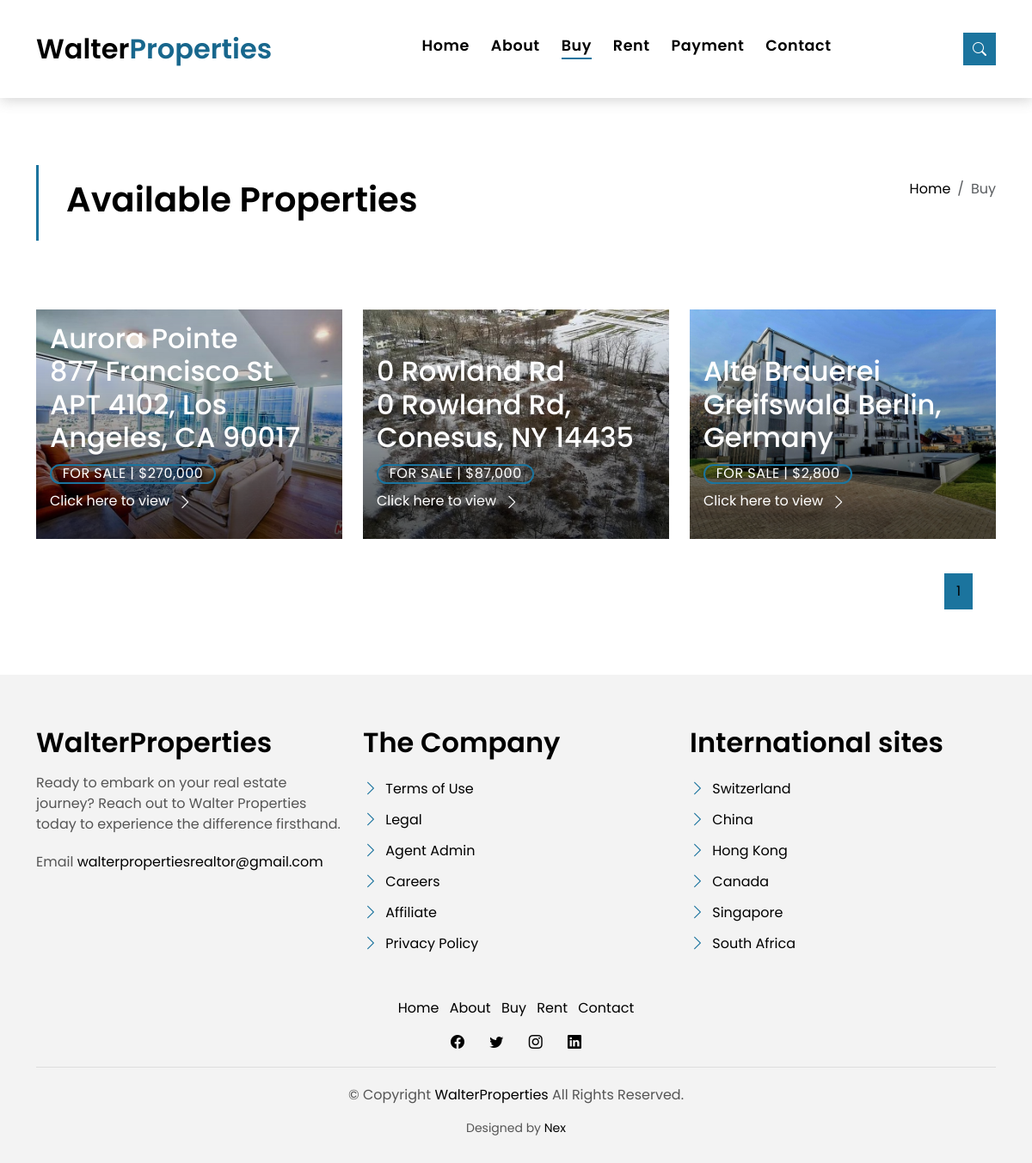
/buy, run on the app's committed database.
### models.py (models this page shows)
class Property(db.Model):
    id = db.Column(db.Integer, primary_key=True)
    name = db.Column(db.String(100), nullable=False)
    price = db.Column(db.String(10), nullable=False)
    property_description = db.Column(db.Text, nullable=False)
    address = db.Column(db.String(200), nullable=False)
    map_view = db.Column(db.String(200), nullable=False)
    upload_date = db.Column(db.String(200), nullable=False)
    property_status = db.Column(db.String(10), nullable=False)
    area = db.Column(db.Float)
    bathroom = db.Column(db.Integer)
    garage = db.Column(db.Integer)
    property_type = db.Column(db.String(50))
    agent_id = db.Column(db.Integer, db.ForeignKey('agent.id'), nullable=False)
    images = db.relationship('PropertyImage', backref='property', lazy=True, uselist=True, cascade='all, delete-orphan')

### server.py (the view)
@app.route("/buy")
def buy_property():
    properties = Property.query.filter_by(property_status="For Sale").all()
    image_list = []
    page = request.args.get('page', 1, type=int)
    per_page = 9
    start = (page - 1) * per_page
    end = start + per_page
    total_pages = (len(properties) + per_page - 1) // per_page
    property_on_page = properties[start:end]
    for property in property_on_page:
        print(f'Buy Property ID {property.id}')
        try:
            images = PropertyImage.query.filter_by(property_id=property.id).all()
        except Exception as e:
            print('Error occurred while querying image ')
        if images:
            image_list.append(images[1])
    print(f"IMAGE LISTTTTTT {image_list}")
    image_query = {}
    for element in image_list:
        property_id = element.property_id
        property_image_path = element.image_path.split("static/", 1)[1]
        print(f"PROPERTY_ID: {property_id}, PROPERTY_PATH: {property_image_path} ")
        image_query[property_id] = property_image_path
    print(f"DICTIONARYY: {image_query}")
    return render_template("property-grid.html", properties=property_on_page, images=image_query, total_pages=total_pages, page=page)

### models.py (called while the page is built)
@login_manager.request_loader
def request_loader(request):
    username = request.form.get('username')
    user = Users.query.filter_by(username=username).first()
    return user if user else None

### templates/property-grid.html (shortened to what this page needs)
{% extends "base.html" %}
{% block content %}
  <main id="main">
    <section class="intro-single">
      <div class="container">
        <div class="row">
          <div class="col-md-12 col-lg-8">
            <div class="title-single-box">
              <h1 class="title-single">Available Properties</h1>
            </div>
          </div>
          <div class="col-md-12 col-lg-4">
            <nav aria-label="breadcrumb" class="breadcrumb-box d-flex justify-content-lg-end">
              <ol class="breadcrumb">
                <li class="breadcrumb-item">
                  <a href="{{ url_for('home') }}">Home</a>
                </li>
                <li class="breadcrumb-item active" aria-curFor Sale="page">
                  Buy
                </li>
              </ol>
            </nav>
          </div>
        </div>
      </div>
    </section>
    <section class="property-grid grid">
      <div class="container">
        {% if properties %}
        <div class="row">
          <div class="col-sm-12">
          </div>
          {% for property in properties %}
          <div class="col-md-4">
            <div class="card-box-a card-shadow">
              <div class="img-box-a">
                <img src="{{ url_for('static', filename=images[property.id]) }}" alt="Property Image" class="img-a img-fluid">
              </div>
              <div class="card-overlay">
                <div class="card-overlay-a-content">
                  <div class="card-header-a">
                    <h2 class="card-title-a">
                      <a href="{{ url_for('view_property', property_id=property.id) }}">{{ property.name }}
                        <br/> {{ property.address }}</a>
                    </h2>
                  </div>
                  <div class="card-body-a">
                    <div class="price-box d-flex">
                      <span class="price-a">For Sale | ${{ property.price }}</span>
                    </div>
                    <a href="{{ url_for('view_property', property_id=property.id) }}" class="link-a">Click here to view
                      <span class="bi bi-chevron-right"></span>
                    </a>
                  </div>
                </div>
              </div>
            </div>
          </div>
          {% endfor %}
        <div class="row">
          <div class="col-sm-12">
            <nav class="pagination-a">
              <ul class="pagination justify-content-end">
              {% set active_page = page %}
              {% for page in range(1, total_pages + 1) %}
              <li class="page-item {% if active_page == page %}active{% endif %}">
                <a class="page-link" href="{{ url_for('buy_property', page=page) }}">{{ page }}</a>
              </li>
              {% endfor %}
              </ul>
            </nav>
          </div>
        </div>
      </div>
    </section>
    {% else %}
    <h1>No Properties Available</h1>
    {% endif %}
  </main>
{% endblock %}
{% set active_page = 'buy_property' %}

### templates/base.html (shortened to what this page needs)
<!DOCTYPE html>
<html lang="en">
<head>
    {% block head %}
    <link rel="stylesheet" href="https://cdnjs.cloudflare.com/ajax/libs/font-awesome/6.5.0/css/all.min.css">
    <link href="{{ url_for('static', filename='assets/vendor/animate.css/animate.min.css') }}" rel="stylesheet">
    <link href="{{ url_for('static', filename='assets/vendor/bootstrap/css/bootstrap.min.css') }}" rel="stylesheet">
    <link href="{{ url_for('static', filename='assets/vendor/bootstrap-icons/bootstrap-icons.css') }}" rel="stylesheet">
    <link href="{{ url_for('static', filename='assets/vendor/swiper/swiper-bundle.min.css') }}" rel="stylesheet">
    <link href="{{ url_for('static', filename='assets/css/style.css') }}" rel="stylesheet">
    <nav class="navbar navbar-default navbar-trans navbar-expand-lg fixed-top">
        <div class="container">
            <a class="navbar-brand text-brand" href="{{ url_for('home') }}">Walter<span
                    class="color-b">Properties</span></a>
            <div class="navbar-collapse collapse justify-content-center" id="navbarDefault">
                <ul class="navbar-nav">
                    <li class="nav-item">
                        <a class="nav-link {% if active_page == 'home' %}active{% endif %}" href="{{ url_for('home') }}">Home</a>
                    </li>
                    <li class="nav-item">
                        <a class="nav-link {% if active_page == 'about' %}active{% endif %}" href="{{ url_for('about') }}">About</a>
                    </li>
                    <li class="nav-item">
                        <a class="nav-link {% if active_page == 'buy_property' %}active{% endif %}" href="{{ url_for('buy_property') }}">Buy</a>
                    </li>
                    <li class="nav-item">
                        <a class="nav-link {% if active_page == 'rent_property' %}active{% endif %}" href="{{ url_for('rent_property') }}">Rent</a>
                    </li>
                    <li class="nav-item">
                        <a class="nav-link {% if active_page == 'make_payment' %}active{% endif %}" href="{{ url_for('make_payment', property_id=0) }}">Payment</a>
                    </li>
                    <li class="nav-item">
                        <a class="nav-link {% if active_page == 'contact' %}active{% endif %} " href="{{ url_for('contact') }}">Contact</a>
                    </li>
                </ul>
            </div>
            <button type="button" class="btn btn-b-n navbar-toggle-box navbar-toggle-box-collapse"
                data-bs-toggle="collapse" data-bs-target="#navbarTogglerDemo01">
                <i class="bi bi-search"></i>
            </button>
        </div>
    </nav>
    {% endblock %}
</head>
<body>
    {% block content %}{% endblock %}
    {% block footer %}
    <div id="footer">
        <section class="section-footer">
            <div class="container">
                <div class="row">
                    <div class="col-sm-12 col-md-4">
                        <div class="widget-a">
                            <div class="w-header-a">
                                <h3 class="w-title-a text-brand">WalterProperties</h3>
                            </div>
                            <div class="w-body-a">
                                <p class="w-text-a color-text-a">
                                    Ready to embark on your real estate journey? Reach out to Walter Properties today to experience the difference firsthand.
                                </p>
                            </div>
                            <div class="w-footer-a">
                                <ul class="list-unstyled">
                                    <li class="color-a">
                                        <span class="color-text-a">Email</span> walterpropertiesrealtor@gmail.com
                                    </li>
                                </ul>
                            </div>
                        </div>
                    </div>
                    <div class="col-sm-12 col-md-4 section-md-t3">
                        <div class="widget-a">
                            <div class="w-header-a">
                                <h3 class="w-title-a text-brand">The Company</h3>
                            </div>
                            <div class="w-body-a">
                                <div class="w-body-a">
                                    <ul class="list-unstyled">
                                        <li class="item-list-a">
                                            <i class="bi bi-chevron-right"></i> <a href="#">Terms of Use</a>
                                        </li>
                                        <li class="item-list-a">
                                            <i class="bi bi-chevron-right"></i> <a href="#">Legal</a>
                                        </li>
                                        <li class="item-list-a">
                                            <i class="bi bi-chevron-right"></i> <a href="#">Agent Admin</a>
                                        </li>
                                        <li class="item-list-a">
                                            <i class="bi bi-chevron-right"></i> <a href="#">Careers</a>
                                        </li>
                                        <li class="item-list-a">
                                            <i class="bi bi-chevron-right"></i> <a href="#">Affiliate</a>
                                        </li>
                                        <li class="item-list-a">
                                            <i class="bi bi-chevron-right"></i> <a href="#">Privacy Policy</a>
                                        </li>
                                    </ul>
                                </div>
                            </div>
                        </div>
                    </div>
                    <div class="col-sm-12 col-md-4 section-md-t3">
                        <div class="widget-a">
                            <div class="w-header-a">
                                <h3 class="w-title-a text-brand">International sites</h3>
                            </div>
                            <div class="w-body-a">
                                <ul class="list-unstyled">
                                    <li class="item-list-a">
                                        <i class="bi bi-chevron-right"></i> <a href="#">Switzerland</a>
                                    </li>
                                    <li class="item-list-a">
                                        <i class="bi bi-chevron-right"></i> <a href="#">China</a>
                                    </li>
                                    <li class="item-list-a">
                                        <i class="bi bi-chevron-right"></i> <a href="#">Hong Kong</a>
                                    </li>
                                    <li class="item-list-a">
                                        <i class="bi bi-chevron-right"></i> <a href="#">Canada</a>
                                    </li>
                                    <li class="item-list-a">
                                        <i class="bi bi-chevron-right"></i> <a href="#">Singapore</a>
                                    </li>
                                    <li class="item-list-a">
                                        <i class="bi bi-chevron-right"></i> <a href="#">South Africa</a>
                                    </li>
                                </ul>
                            </div>
                        </div>
                    </div>
                </div>
            </div>
        </section>
        <footer>
            <div class="container">
                <div class="row">
                    <div class="col-md-12">
                        <nav class="nav-footer">
                            <ul class="list-inline">
                                <li class="list-inline-item">
                                    <a href="{{ url_for('home') }}">Home</a>
                                </li>
                                <li class="list-inline-item">
                                    <a href="{{ url_for('about') }}">About</a>
                                </li>
                                <li class="list-inline-item">
                                    <a href="{{ url_for('buy_property') }}">Buy</a>
                                </li>
                                <li class="list-inline-item">
                                    <a href="{{ url_for('rent_property') }}">Rent</a>
                                </li>
                                <li class="list-inline-item">
                                    <a href="{{ url_for('contact') }}">Contact</a>
                                </li>
                            </ul>
                        </nav>
                        <div class="socials-a">
                            <ul class="list-inline">
                                <li class="list-inline-item">
                                    <a href="#">
                                        <i class="bi bi-facebook" aria-hidden="true"></i>
                                    </a>
                                </li>
                                <li class="list-inline-item">
                                    <a href="#">
                                        <i class="bi bi-twitter" aria-hidden="true"></i>
                                    </a>
                                </li>
                                <li class="list-inline-item">
                                    <a href="#">
                                        <i class="bi bi-instagram" aria-hidden="true"></i>
                                    </a>
                                </li>
                                <li class="list-inline-item">
                                    <a href="#">
                                        <i class="bi bi-linkedin" aria-hidden="true"></i>
                                    </a>
                                </li>
                            </ul>
                        </div>
                        <div class="copyright-footer">
                            <p class="copyright color-text-a">
                                &copy; Copyright
                                <span class="color-a" >WalterProperties </span> All Rights Reserved.
                            </p>
                        </div>
                        <div class="credits">
                            Designed by <a href="#">Nex</a>
                        </div>
                    </div>
                </div>
            </div>
        </footer>
    </div>
    {% endblock %}
</body>
</html>

### data on the page
Property: shows a picture, name "Aurora Pointe", address "877 Francisco St APT 4102, Los Angeles, CA 90017", price "270,000"
Property: shows a picture, name "0 Rowland Rd", address "0 Rowland Rd, Conesus, NY 14435", price "87,000"
Property: shows a picture, name "Alte Brauerei", address "Greifswald Berlin, Germany", price "2,800"

### other printed values
{{ page }} "1"
